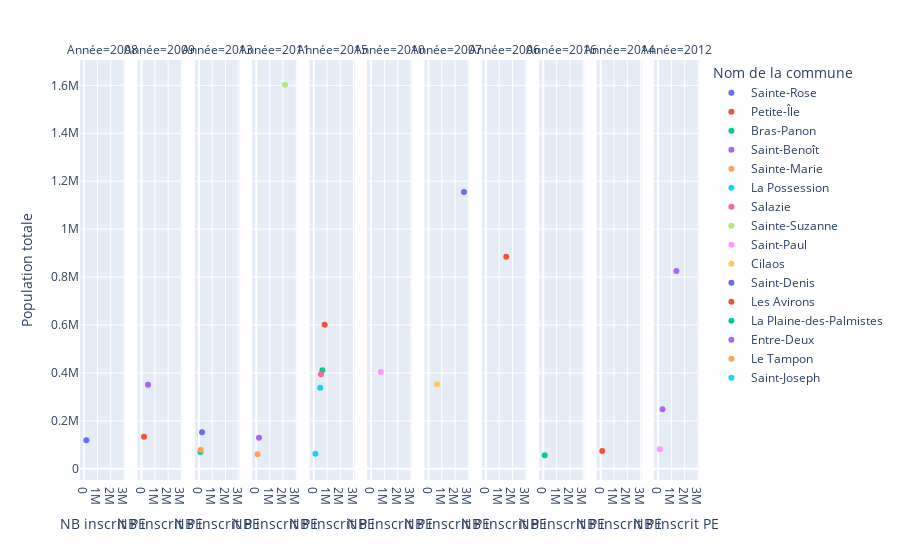

Notebook code for this chart:
### Code cell
fig = px.scatter(df6, x="NB inscrit PE", y="Population totale", color="Nom de la commune", facet_col="Année", )
fig.show()

### Figure 1 — Plotly figure (JSON) as saved in the notebook; plotly's stock layout.template omitted (floating-point values rounded to 4 significant figures)
{"data": [{"hovertemplate": "Nom de la commune=Sainte-Rose<br>Année=2008<br>NB inscrit PE=%{x}<br>Population totale=%{y}<extra></extra>", "legendgroup": "Sainte-Rose", "marker": {"color": "#636efa", "symbol": "circle"}, "mode": "markers", "name": "Sainte-Rose", "orientation": "v", "showlegend": true, "type": "scatter", "x": [169160], "xaxis": "x", "y": [119538], "yaxis": "y"}, {"hovertemplate": "Nom de la commune=Sainte-Rose<br>Année=2013<br>NB inscrit PE=%{x}<br>Population totale=%{y}<extra></extra>", "legendgroup": "Sainte-Rose", "marker": {"color": "#636efa", "symbol": "circle"}, "mode": "markers", "name": "Sainte-Rose", "orientation": "v", "showlegend": false, "type": "scatter", "x": [234050], "xaxis": "x3", "y": [152391], "yaxis": "y3"}, {"hovertemplate": "Nom de la commune=Petite-Île<br>Année=2009<br>NB inscrit PE=%{x}<br>Population totale=%{y}<extra></extra>", "legendgroup": "Petite-Île", "marker": {"color": "#EF553B", "symbol": "circle"}, "mode": "markers", "name": "Petite-Île", "orientation": "v", "showlegend": true, "type": "scatter", "x": [189530], "xaxis": "x2", "y": [133642], "yaxis": "y2"}, {"hovertemplate": "Nom de la commune=Petite-Île<br>Année=2015<br>NB inscrit PE=%{x}<br>Population totale=%{y}<extra></extra>", "legendgroup": "Petite-Île", "marker": {"color": "#EF553B", "symbol": "circle"}, "mode": "markers", "name": "Petite-Île", "orientation": "v", "showlegend": false, "type": "scatter", "x": [826780], "xaxis": "x5", "y": [601128], "yaxis": "y5"}, {"hovertemplate": "Nom de la commune=Petite-Île<br>Année=2014<br>NB inscrit PE=%{x}<br>Population totale=%{y}<extra></extra>", "legendgroup": "Petite-Île", "marker": {"color": "#EF553B", "symbol": "circle"}, "mode": "markers", "name": "Petite-Île", "orientation": "v", "showlegend": false, "type": "scatter", "x": [117320], "xaxis": "x10", "y": [74862], "yaxis": "y10"}, {"hovertemplate": "Nom de la commune=Bras-Panon<br>Année=2013<br>NB inscrit PE=%{x}<br>Population totale=%{y}<extra></extra>", "legendgroup": "Bras-Panon", "marker": {"color": "#00cc96", "symbol": "circle"}, "mode": "markers", "name": "Bras-Panon", "orientation": "v", "showlegend": true, "type": "scatter", "x": [112640], "xaxis": "x3", "y": [70281], "yaxis": "y3"}, {"hovertemplate": "Nom de la commune=Bras-Panon<br>Année=2015<br>NB inscrit PE=%{x}<br>Population totale=%{y}<extra></extra>", "legendgroup": "Bras-Panon", "marker": {"color": "#00cc96", "symbol": "circle"}, "mode": "markers", "name": "Bras-Panon", "orientation": "v", "showlegend": false, "type": "scatter", "x": [651610], "xaxis": "x5", "y": [411129], "yaxis": "y5"}, {"hovertemplate": "Nom de la commune=Saint-Benoît<br>Année=2011<br>NB inscrit PE=%{x}<br>Population totale=%{y}<extra></extra>", "legendgroup": "Saint-Benoît", "marker": {"color": "#ab63fa", "symbol": "circle"}, "mode": "markers", "name": "Saint-Benoît", "orientation": "v", "showlegend": true, "type": "scatter", "x": [199790], "xaxis": "x4", "y": [130205], "yaxis": "y4"}, {"hovertemplate": "Nom de la commune=Saint-Benoît<br>Année=2012<br>NB inscrit PE=%{x}<br>Population totale=%{y}<extra></extra>", "legendgroup": "Saint-Benoît", "marker": {"color": "#ab63fa", "symbol": "circle"}, "mode": "markers", "name": "Saint-Benoît", "orientation": "v", "showlegend": false, "type": "scatter", "x": [1373620], "xaxis": "x11", "y": [825837], "yaxis": "y11"}, {"hovertemplate": "Nom de la commune=Sainte-Marie<br>Année=2011<br>NB inscrit PE=%{x}<br>Population totale=%{y}<extra></extra>", "legendgroup": "Sainte-Marie", "marker": {"color": "#FFA15A", "symbol": "circle"}, "mode": "markers", "name": "Sainte-Marie", "orientation": "v", "showlegend": true, "type": "scatter", "x": [94970], "xaxis": "x4", "y": [60566], "yaxis": "y4"}, {"hovertemplate": "Nom de la commune=La Possession<br>Année=2015<br>NB inscrit PE=%{x}<br>Population totale=%{y}<extra></extra>", "legendgroup": "La Possession", "marker": {"color": "#19d3f3", "symbol": "circle"}, "mode": "markers", "name": "La Possession", "orientation": "v", "showlegend": true, "type": "scatter", "x": [485870], "xaxis": "x5", "y": [337904], "yaxis": "y5"}, {"hovertemplate": "Nom de la commune=Salazie<br>Année=2015<br>NB inscrit PE=%{x}<br>Population totale=%{y}<extra></extra>", "legendgroup": "Salazie", "marker": {"color": "#FF6692", "symbol": "circle"}, "mode": "markers", "name": "Salazie", "orientation": "v", "showlegend": true, "type": "scatter", "x": [543970], "xaxis": "x5", "y": [394936], "yaxis": "y5"}, {"hovertemplate": "Nom de la commune=Sainte-Suzanne<br>Année=2011<br>NB inscrit PE=%{x}<br>Population totale=%{y}<extra></extra>", "legendgroup": "Sainte-Suzanne", "marker": {"color": "#B6E880", "symbol": "circle"}, "mode": "markers", "name": "Sainte-Suzanne", "orientation": "v", "showlegend": true, "type": "scatter", "x": [2158220], "xaxis": "x4", "y": [1602503], "yaxis": "y4"}, {"hovertemplate": "Nom de la commune=Saint-Paul<br>Année=2010<br>NB inscrit PE=%{x}<br>Population totale=%{y}<extra></extra>", "legendgroup": "Saint-Paul", "marker": {"color": "#FF97FF", "symbol": "circle"}, "mode": "markers", "name": "Saint-Paul", "orientation": "v", "showlegend": true, "type": "scatter", "x": [730210], "xaxis": "x6", "y": [404082], "yaxis": "y6"}, {"hovertemplate": "Nom de la commune=Saint-Paul<br>Année=2012<br>NB inscrit PE=%{x}<br>Population totale=%{y}<extra></extra>", "legendgroup": "Saint-Paul", "marker": {"color": "#FF97FF", "symbol": "circle"}, "mode": "markers", "name": "Saint-Paul", "orientation": "v", "showlegend": false, "type": "scatter", "x": [134460], "xaxis": "x11", "y": [81355], "yaxis": "y11"}, {"hovertemplate": "Nom de la commune=Cilaos<br>Année=2007<br>NB inscrit PE=%{x}<br>Population totale=%{y}<extra></extra>", "legendgroup": "Cilaos", "marker": {"color": "#FECB52", "symbol": "circle"}, "mode": "markers", "name": "Cilaos", "orientation": "v", "showlegend": true, "type": "scatter", "x": [649400], "xaxis": "x7", "y": [353022], "yaxis": "y7"}, {"hovertemplate": "Nom de la commune=Saint-Denis<br>Année=2007<br>NB inscrit PE=%{x}<br>Population totale=%{y}<extra></extra>", "legendgroup": "Saint-Denis", "marker": {"color": "#636efa", "symbol": "circle"}, "mode": "markers", "name": "Saint-Denis", "orientation": "v", "showlegend": true, "type": "scatter", "x": [2670880], "xaxis": "x7", "y": [1155365], "yaxis": "y7"}, {"hovertemplate": "Nom de la commune=Les Avirons<br>Année=2006<br>NB inscrit PE=%{x}<br>Population totale=%{y}<extra></extra>", "legendgroup": "Les Avirons", "marker": {"color": "#EF553B", "symbol": "circle"}, "mode": "markers", "name": "Les Avirons", "orientation": "v", "showlegend": true, "type": "scatter", "x": [1529220], "xaxis": "x8", "y": [884444], "yaxis": "y8"}, {"hovertemplate": "Nom de la commune=La Plaine-des-Palmistes<br>Année=2016<br>NB inscrit PE=%{x}<br>Population totale=%{y}<extra></extra>", "legendgroup": "La Plaine-des-Palmistes", "marker": {"color": "#00cc96", "symbol": "circle"}, "mode": "markers", "name": "La Plaine-des-Palmistes", "orientation": "v", "showlegend": true, "type": "scatter", "x": [108390], "xaxis": "x9", "y": [56712], "yaxis": "y9"}, {"hovertemplate": "Nom de la commune=Entre-Deux<br>Année=2009<br>NB inscrit PE=%{x}<br>Population totale=%{y}<extra></extra>", "legendgroup": "Entre-Deux", "marker": {"color": "#ab63fa", "symbol": "circle"}, "mode": "markers", "name": "Entre-Deux", "orientation": "v", "showlegend": true, "type": "scatter", "x": [488260], "xaxis": "x2", "y": [350485], "yaxis": "y2"}, {"hovertemplate": "Nom de la commune=Entre-Deux<br>Année=2012<br>NB inscrit PE=%{x}<br>Population totale=%{y}<extra></extra>", "legendgroup": "Entre-Deux", "marker": {"color": "#ab63fa", "symbol": "circle"}, "mode": "markers", "name": "Entre-Deux", "orientation": "v", "showlegend": false, "type": "scatter", "x": [335350], "xaxis": "x11", "y": [248817], "yaxis": "y11"}, {"hovertemplate": "Nom de la commune=Le Tampon<br>Année=2013<br>NB inscrit PE=%{x}<br>Population totale=%{y}<extra></extra>", "legendgroup": "Le Tampon", "marker": {"color": "#FFA15A", "symbol": "circle"}, "mode": "markers", "name": "Le Tampon", "orientation": "v", "showlegend": true, "type": "scatter", "x": [137780], "xaxis": "x3", "y": [79250], "yaxis": "y3"}, {"hovertemplate": "Nom de la commune=Saint-Joseph<br>Année=2015<br>NB inscrit PE=%{x}<br>Population totale=%{y}<extra></extra>", "legendgroup": "Saint-Joseph", "marker": {"color": "#19d3f3", "symbol": "circle"}, "mode": "markers", "name": "Saint-Joseph", "orientation": "v", "showlegend": true, "type": "scatter", "x": [127330], "xaxis": "x5", "y": [62999], "yaxis": "y5"}], "layout": {"annotations": [{"font": {}, "showarrow": false, "text": "Année=2008", "x": 0.03636, "xanchor": "center", "xref": "paper", "y": 1, "yanchor": "bottom", "yref": "paper"}, {"font": {}, "showarrow": false, "text": "Année=2009", "x": 0.1291, "xanchor": "center", "xref": "paper", "y": 1, "yanchor": "bottom", "yref": "paper"}, {"font": {}, "showarrow": false, "text": "Année=2013", "x": 0.2218, "xanchor": "center", "xref": "paper", "y": 1, "yanchor": "bottom", "yref": "paper"}, {"font": {}, "showarrow": false, "text": "Année=2011", "x": 0.3145, "xanchor": "center", "xref": "paper", "y": 1, "yanchor": "bottom", "yref": "paper"}, {"font": {}, "showarrow": false, "text": "Année=2015", "x": 0.4073, "xanchor": "center", "xref": "paper", "y": 1, "yanchor": "bottom", "yref": "paper"}, {"font": {}, "showarrow": false, "text": "Année=2010", "x": 0.5, "xanchor": "center", "xref": "paper", "y": 1, "yanchor": "bottom", "yref": "paper"}, {"font": {}, "showarrow": false, "text": "Année=2007", "x": 0.5927, "xanchor": "center", "xref": "paper", "y": 1, "yanchor": "bottom", "yref": "paper"}, {"font": {}, "showarrow": false, "text": "Année=2006", "x": 0.6855, "xanchor": "center", "xref": "paper", "y": 1, "yanchor": "bottom", "yref": "paper"}, {"font": {}, "showarrow": false, "text": "Année=2016", "x": 0.7782, "xanchor": "center", "xref": "paper", "y": 1, "yanchor": "bottom", "yref": "paper"}, {"font": {}, "showarrow": false, "text": "Année=2014", "x": 0.8709, "xanchor": "center", "xref": "paper", "y": 1, "yanchor": "bottom", "yref": "paper"}, {"font": {}, "showarrow": false, "text": "Année=2012", "x": 0.9636, "xanchor": "center", "xref": "paper", "y": 1, "yanchor": "bottom", "yref": "paper"}], "autosize": true, "legend": {"title": {"text": "Nom de la commune"}, "tracegroupgap": 0}, "margin": {"t": 60}, "xaxis": {"anchor": "y", "autorange": true, "domain": [0, 0.07273], "range": [-290200.0, 3056000.0], "title": {"text": "NB inscrit PE"}, "type": "linear"}, "xaxis10": {"anchor": "y10", "autorange": true, "domain": [0.8345, 0.9073], "matches": "x", "range": [-290200.0, 3056000.0], "title": {"text": "NB inscrit PE"}, "type": "linear"}, "xaxis11": {"anchor": "y11", "autorange": true, "domain": [0.9273, 1], "matches": "x", "range": [-290200.0, 3056000.0], "title": {"text": "NB inscrit PE"}, "type": "linear"}, "xaxis2": {"anchor": "y2", "autorange": true, "domain": [0.09273, 0.1655], "matches": "x", "range": [-290200.0, 3056000.0], "title": {"text": "NB inscrit PE"}, "type": "linear"}, "xaxis3": {"anchor": "y3", "autorange": true, "domain": [0.1855, 0.2582], "matches": "x", "range": [-290200.0, 3056000.0], "title": {"text": "NB inscrit PE"}, "type": "linear"}, "xaxis4": {"anchor": "y4", "autorange": true, "domain": [0.2782, 0.3509], "matches": "x", "range": [-290200.0, 3056000.0], "title": {"text": "NB inscrit PE"}, "type": "linear"}, "xaxis5": {"anchor": "y5", "autorange": true, "domain": [0.3709, 0.4436], "matches": "x", "range": [-290200.0, 3056000.0], "title": {"text": "NB inscrit PE"}, "type": "linear"}, "xaxis6": {"anchor": "y6", "autorange": true, "domain": [0.4636, 0.5364], "matches": "x", "range": [-290200.0, 3056000.0], "title": {"text": "NB inscrit PE"}, "type": "linear"}, "xaxis7": {"anchor": "y7", "autorange": true, "domain": [0.5564, 0.6291], "matches": "x", "range": [-290200.0, 3056000.0], "title": {"text": "NB inscrit PE"}, "type": "linear"}, "xaxis8": {"anchor": "y8", "autorange": true, "domain": [0.6491, 0.7218], "matches": "x", "range": [-290200.0, 3056000.0], "title": {"text": "NB inscrit PE"}, "type": "linear"}, "xaxis9": {"anchor": "y9", "autorange": true, "domain": [0.7418, 0.8145], "matches": "x", "range": [-290200.0, 3056000.0], "title": {"text": "NB inscrit PE"}, "type": "linear"}, "yaxis": {"anchor": "x", "autorange": true, "domain": [0, 1], "range": [-62980.0, 1722000.0], "title": {"text": "Population totale"}, "type": "linear"}, "yaxis10": {"anchor": "x10", "autorange": true, "domain": [0, 1], "matches": "y", "range": [-62980.0, 1722000.0], "showticklabels": false, "type": "linear"}, "yaxis11": {"anchor": "x11", "autorange": true, "domain": [0, 1], "matches": "y", "range": [-62980.0, 1722000.0], "showticklabels": false, "type": "linear"}, "yaxis2": {"anchor": "x2", "autorange": true, "domain": [0, 1], "matches": "y", "range": [-62980.0, 1722000.0], "showticklabels": false, "type": "linear"}, "yaxis3": {"anchor": "x3", "autorange": true, "domain": [0, 1], "matches": "y", "range": [-62980.0, 1722000.0], "showticklabels": false, "type": "linear"}, "yaxis4": {"anchor": "x4", "autorange": true, "domain": [0, 1], "matches": "y", "range": [-62980.0, 1722000.0], "showticklabels": false, "type": "linear"}, "yaxis5": {"anchor": "x5", "autorange": true, "domain": [0, 1], "matches": "y", "range": [-62980.0, 1722000.0], "showticklabels": false, "type": "linear"}, "yaxis6": {"anchor": "x6", "autorange": true, "domain": [0, 1], "matches": "y", "range": [-62980.0, 1722000.0], "showticklabels": false, "type": "linear"}, "yaxis7": {"anchor": "x7", "autorange": true, "domain": [0, 1], "matches": "y", "range": [-62980.0, 1722000.0], "showticklabels": false, "type": "linear"}, "yaxis8": {"anchor": "x8", "autorange": true, "domain": [0, 1], "matches": "y", "range": [-62980.0, 1722000.0], "showticklabels": false, "type": "linear"}, "yaxis9": {"anchor": "x9", "autorange": true, "domain": [0, 1], "matches": "y", "range": [-62980.0, 1722000.0], "showticklabels": false, "type": "linear"}}}
